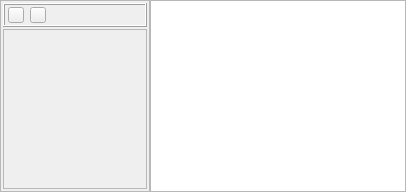
          <widget class="QWidget" name="HdrsPg">
           <attribute name="title">
            <string>Headers</string>
           </attribute>
           <layout class="QHBoxLayout" name="horizontalLayout_11">
            <property name="spacing">
             <number>0</number>
            </property>
            <property name="leftMargin">
             <number>0</number>
            </property>
            <property name="topMargin">
             <number>0</number>
            </property>
            <property name="rightMargin">
             <number>0</number>
            </property>
            <property name="bottomMargin">
             <number>0</number>
            </property>
            <item>
             <widget class="QFrame" name="frame_7">
              <property name="minimumSize">
               <size>
                <width>150</width>
                <height>0</height>
               </size>
              </property>
              <property name="maximumSize">
               <size>
                <width>150</width>
                <height>16777215</height>
               </size>
              </property>
              <property name="frameShape">
               <enum>QFrame::StyledPanel</enum>
              </property>
              <property name="frameShadow">
               <enum>QFrame::Sunken</enum>
              </property>
              <layout class="QVBoxLayout" name="verticalLayout_13">
               <property name="spacing">
                <number>2</number>
               </property>
               <property name="leftMargin">
                <number>2</number>
               </property>
               <property name="topMargin">
                <number>2</number>
               </property>
               <property name="rightMargin">
                <number>2</number>
               </property>
               <property name="bottomMargin">
                <number>2</number>
               </property>
               <item>
                <widget class="QFrame" name="frame_9">
                 <property name="sizePolicy">
                  <sizepolicy hsizetype="Preferred" vsizetype="Fixed">
                   <horstretch>0</horstretch>
                   <verstretch>0</verstretch>
                  </sizepolicy>
                 </property>
                 <property name="minimumSize">
                  <size>
                   <width>100</width>
                   <height>24</height>
                  </size>
                 </property>
                 <property name="maximumSize">
                  <size>
                   <width>16777215</width>
                   <height>24</height>
                  </size>
                 </property>
                 <property name="autoFillBackground">
                  <bool>true</bool>
                 </property>
                 <property name="frameShape">
                  <enum>QFrame::Box</enum>
                 </property>
                 <property name="frameShadow">
                  <enum>QFrame::Raised</enum>
                 </property>
                 <widget class="QWidget" name="layoutWidget_2">
                  <property name="geometry">
                   <rect>
                    <x>3</x>
                    <y>2</y>
                    <width>42</width>
                    <height>19</height>
                   </rect>
                  </property>
                  <layout class="QHBoxLayout" name="horizontalLayout_10">
                   <property name="leftMargin">
                    <number>2</number>
                   </property>
                   <property name="topMargin">
                    <number>2</number>
                   </property>
                   <item>
                    <widget class="QPushButton" name="hdrsBtmBtn">
                     <property name="sizePolicy">
                      <sizepolicy hsizetype="Fixed" vsizetype="Fixed">
                       <horstretch>0</horstretch>
                       <verstretch>0</verstretch>
                      </sizepolicy>
                     </property>
                     <property name="minimumSize">
                      <size>
                       <width>16</width>
                       <height>16</height>
                      </size>
                     </property>
                     <property name="maximumSize">
                      <size>
                       <width>16</width>
                       <height>16</height>
                      </size>
                     </property>
                     <property name="text">
                      <string/>
                     </property>
                     <property name="icon">
                      <iconset resource="myrc.qrc">
                       <normaloff>:/images/GoBottom.png</normaloff>:/images/GoBottom.png</iconset>
                     </property>
                    </widget>
                   </item>
                   <item>
                    <widget class="QPushButton" name="hdrsTopBtn">
                     <property name="sizePolicy">
                      <sizepolicy hsizetype="Fixed" vsizetype="Fixed">
                       <horstretch>0</horstretch>
                       <verstretch>0</verstretch>
                      </sizepolicy>
                     </property>
                     <property name="minimumSize">
                      <size>
                       <width>16</width>
                       <height>16</height>
                      </size>
                     </property>
                     <property name="maximumSize">
                      <size>
                       <width>16</width>
                       <height>16</height>
                      </size>
                     </property>
                     <property name="text">
                      <string/>
                     </property>
                     <property name="icon">
                      <iconset resource="myrc.qrc">
                       <normaloff>:/images/GoTop.png</normaloff>:/images/GoTop.png</iconset>
                     </property>
                    </widget>
                   </item>
                  </layout>
                 </widget>
                </widget>
               </item>
               <item>
                <widget class="QFrame" name="hdrFrame">
                 <property name="minimumSize">
                  <size>
                   <width>30</width>
                   <height>30</height>
                  </size>
                 </property>
                 <property name="frameShape">
                  <enum>QFrame::StyledPanel</enum>
                 </property>
                 <property name="frameShadow">
                  <enum>QFrame::Raised</enum>
                 </property>
                </widget>
               </item>
              </layout>
             </widget>
            </item>
            <item>
             <widget class="QPlainTextEdit" name="logText">
              <property name="font">
               <font>
                <family>Courier New</family>
                <pointsize>10</pointsize>
               </font>
              </property>
              <property name="lineWrapMode">
               <enum>QPlainTextEdit::NoWrap</enum>
              </property>
              <property name="readOnly">
               <bool>true</bool>
              </property>
             </widget>
            </item>
           </layout>
          </widget>
